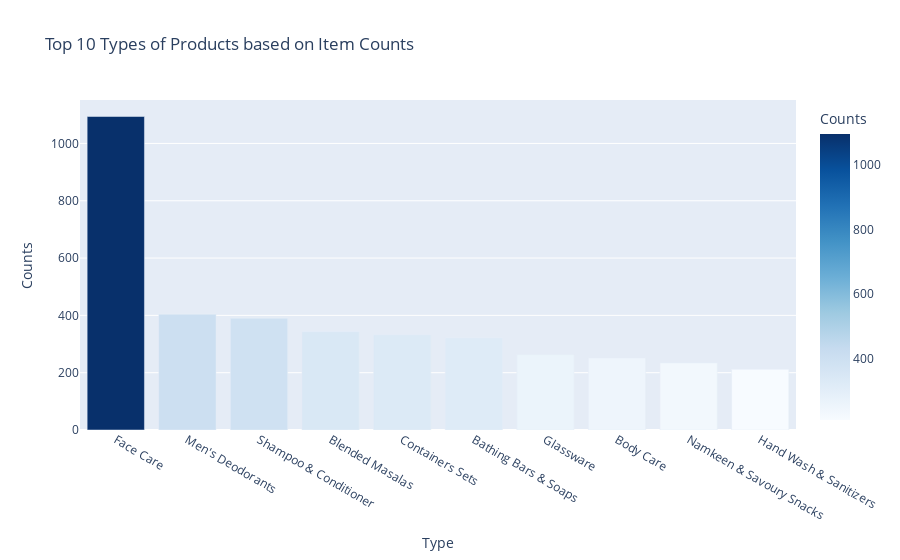

The code cell stored with this chart in its notebook:
### Code cell
px.bar(data_frame=counts_df_type,
 x='Type',
 y='Counts',
 color='Counts',
 color_continuous_scale='blues',
 title=f'Top 10 Types of Products based on Item Counts')

### Figure 1 — Plotly figure (JSON) as saved in the notebook; plotly's stock layout.template omitted (floating-point values rounded to 4 significant figures)
{"data": [{"alignmentgroup": "True", "hovertemplate": "Type=%{x}<br>Counts=%{marker.color}<extra></extra>", "legendgroup": "", "marker": {"color": [1094, 404, 390, 343, 332, 322, 263, 251, 234, 212], "coloraxis": "coloraxis", "pattern": {"shape": ""}}, "name": "", "offsetgroup": "", "orientation": "v", "showlegend": false, "textposition": "auto", "type": "bar", "x": ["Face Care", "Men's Deodorants", "Shampoo & Conditioner", "Blended Masalas", "Containers Sets", "Bathing Bars & Soaps", "Glassware", "Body Care", "Namkeen & Savoury Snacks", "Hand Wash & Sanitizers"], "xaxis": "x", "y": [1094, 404, 390, 343, 332, 322, 263, 251, 234, 212], "yaxis": "y"}], "layout": {"barmode": "relative", "coloraxis": {"colorbar": {"title": {"text": "Counts"}}, "colorscale": [[0, "rgb(247,251,255)"], [0.125, "rgb(222,235,247)"], [0.25, "rgb(198,219,239)"], [0.375, "rgb(158,202,225)"], [0.5, "rgb(107,174,214)"], [0.625, "rgb(66,146,198)"], [0.75, "rgb(33,113,181)"], [0.875, "rgb(8,81,156)"], [1, "rgb(8,48,107)"]]}, "legend": {"tracegroupgap": 0}, "title": {"text": "Top 10 Types of Products based on Item Counts"}, "xaxis": {"anchor": "y", "domain": [0, 1], "title": {"text": "Type"}}, "yaxis": {"anchor": "x", "domain": [0, 1], "title": {"text": "Counts"}}}}
